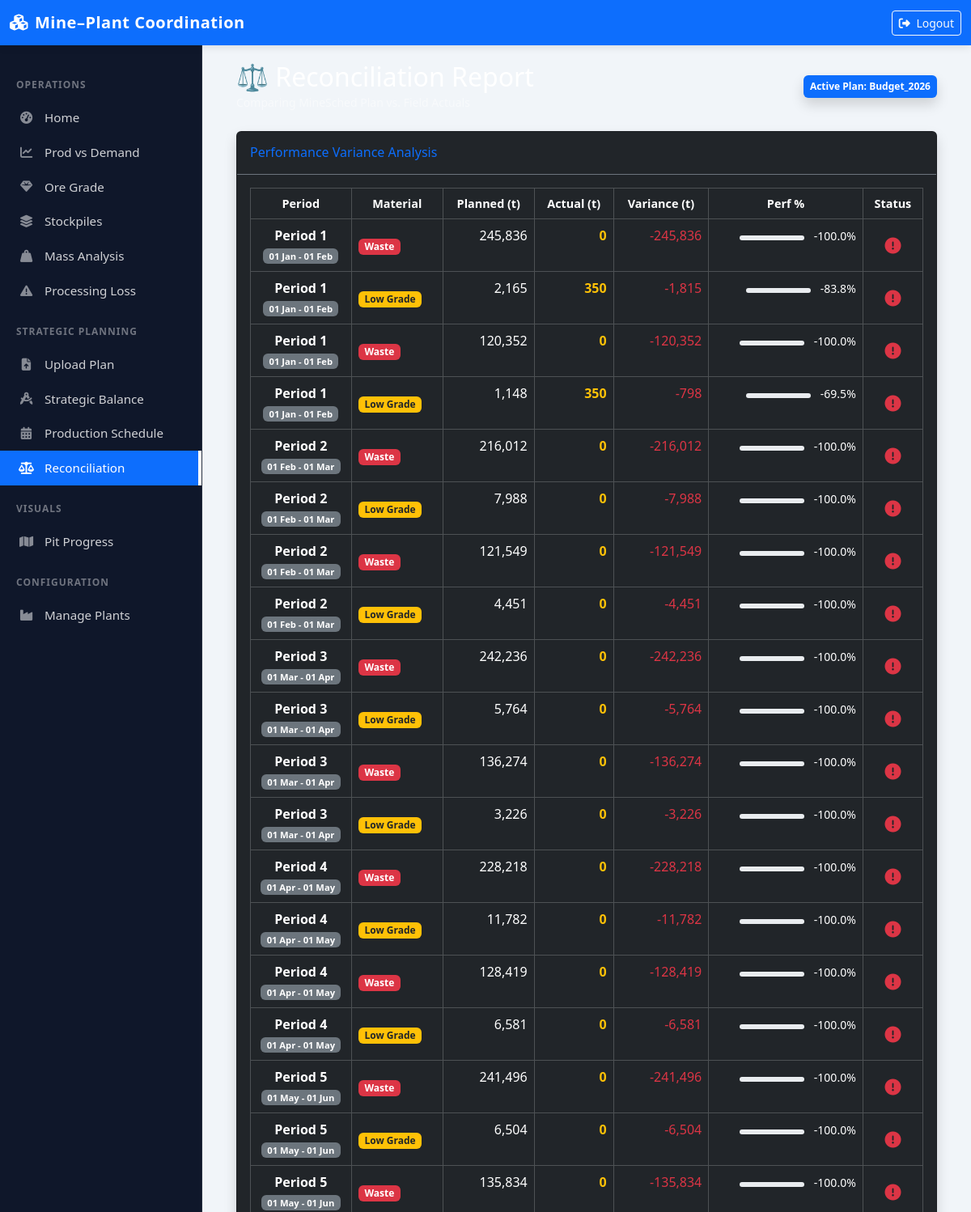
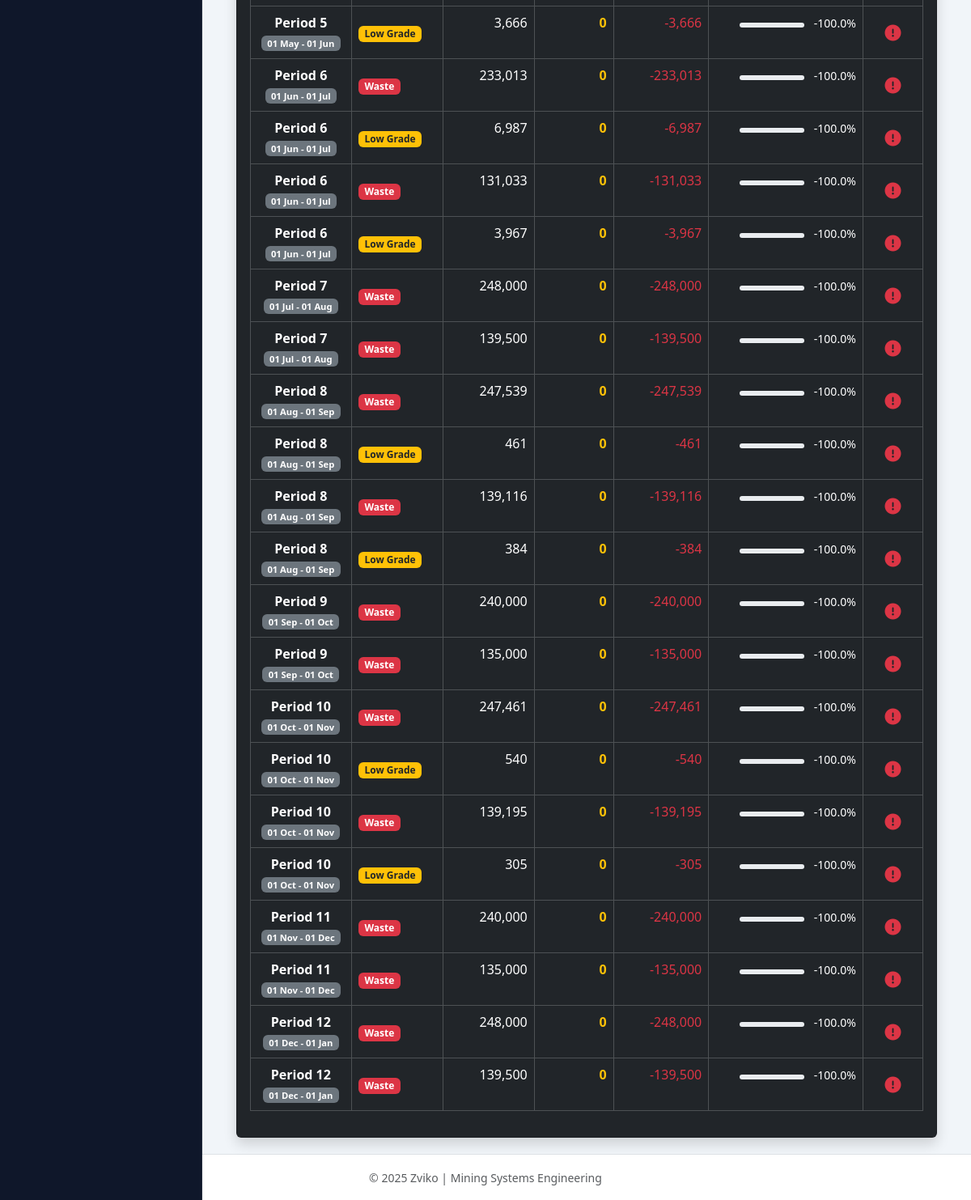
Page /reconciliation/ on the committed database (2 pictures, top to bottom).
### dashboard/models.py (models this page shows, shortened)
class ScheduleScenario(models.Model):
    name = models.CharField(max_length=100, default="mucs_2026")
    created_at = models.DateTimeField(auto_now_add=True)

class MaterialSchedule(models.Model):
    scenario = models.ForeignKey(ScheduleScenario, on_delete=models.CASCADE, related_name='schedules')
    period = models.IntegerField(help_text="Period Number (e.g., 1, 2, 3)")
    start_date = models.DateField()
    end_date = models.DateField()
    phase_name = models.CharField(max_length=100, blank=True, null=True, help_text="e.g., 'Phase 1' or 'mucs_luck_pit'")
    source = models.CharField(max_length=100)
    destination = models.CharField(max_length=100)
    material_type = models.CharField(max_length=50, choices=[
        ('waste', 'Waste'), ('low_grade', 'Low Grade'), ('medium_grade', 'Medium Grade'), ('high_grade', 'High Grade'),
    ])
    volume = models.FloatField(default=0)
    mass = models.FloatField(default=0)
    haul_distance = models.FloatField(default=0)
    grade = models.FloatField(default=0)
    fleet = models.CharField(max_length=100, blank=True, null=True, help_text="e.g. fleet1, load_and_haul")
    metadata = models.JSONField(default=dict, blank=True, help_text="Stores extra CSV columns like Activity, Aggregate, etc.")
    class Meta:
        ordering = ['period', 'material_type']

### dashboard/views.py (the view, shortened to what this page needs)
# urls.py: path('reconciliation/', views.reconciliation_view, name='reconciliation'),
def reconciliation_view(request):
    scenario = ScheduleScenario.objects.last()
    if not scenario:
        return render(request, 'dashboard/reconciliation.html', {'error': 'No Schedule Found'})
    planned_items = MaterialSchedule.objects.filter(scenario=scenario).order_by('period')
    periods = planned_items.values_list('period', flat=True).distinct().order_by('period')
    reconciliation_data = []
    for period in periods:
        p_items = planned_items.filter(period=period)
        start_date = p_items.first().start_date
        end_date = p_items.first().end_date
        actuals_qs = ProductionRecord.objects.filter(
            timestamp__date__gte=start_date,
            timestamp__date__lte=end_date
        )
        actual_sums = defaultdict(float)
        for record in actuals_qs:
            cat = 'waste'
            if record.material_type == 'ore':
                if record.grade < 1.5: cat = 'low_grade'
                elif record.grade < 2.5: cat = 'medium_grade' # Matches your mass analysis logic
                else: cat = 'high_grade'
            actual_sums[cat] += record.tonnage
        for item in p_items:
            planned_mass = item.mass
            actual_mass = actual_sums.get(item.material_type, 0)
            variance = actual_mass - planned_mass
            pct = (variance / planned_mass * 100) if planned_mass > 0 else 0
            reconciliation_data.append({
                'period': item.period,
                'dates': f"{start_date.strftime('%d %b')} - {end_date.strftime('%d %b')}",
                'material': item.get_material_type_display(),
                'planned': planned_mass,
                'actual': actual_mass,
                'variance': variance,
                'var_pct': pct,
            })
    context = {
        'scenario': scenario,
        'reconciliation_data': reconciliation_data
    }
    return render(request, 'dashboard/reconciliation.html', context)

### dashboard/templates/dashboard/reconciliation.html (shortened to what this page needs)
{% extends 'dashboard/base.html' %}
{% load humanize %}
{% block content %}
<div class="container-fluid">
    <div class="d-flex justify-content-between align-items-center mb-4">
        <div>
            <h2 class="text-white mb-0">⚖️ Reconciliation Report</h2>
            <small class="text-white-50">Comparing MineSched Plan vs. Field Actuals</small>
        </div>
        {% if scenario %}
            <span class="badge bg-primary p-2 shadow">Active Plan: {{ scenario.name }}</span>
        {% else %}
            <a href="{% url 'upload_schedule' %}" class="btn btn-danger">⚠️ No Plan Loaded</a>
        {% endif %}
    </div>
    <div class="card bg-dark text-white shadow">
        <div class="card-header py-3 bg-dark border-bottom border-secondary">
            <h6 class="m-0 font-weight-bold text-primary">Performance Variance Analysis</h6>
        </div>
        <div class="card-body">
            <div class="table-responsive">
                <table class="table table-dark table-bordered table-hover">
                    <thead class="thead-light">
                        <tr class="text-center text-warning" style="font-size: 0.9rem;">
                            <th style="width: 15%">Period</th>
                            <th>Material</th>
                            <th>Planned (t)</th>
                            <th>Actual (t)</th>
                            <th>Variance (t)</th>
                            <th>Perf %</th>
                            <th>Status</th>
                        </tr>
                    </thead>
                    <tbody>
                        {% for row in reconciliation_data %}
                        <tr>
                            <td class="align-middle text-center">
                                <div class="fw-bold text-white">Period {{ row.period }}</div>
                                <span class="badge bg-secondary" style="font-size: 0.7em">{{ row.dates }}</span>
                            </td>
                            <td class="align-middle">
                                <span class="badge
                                    {% if row.material == 'Waste' %}bg-danger
                                    {% elif 'High' in row.material %}bg-success
                                    {% else %}bg-warning text-dark{% endif %}">
                                    {{ row.material }}
                                </span>
                            </td>
                            <td class="text-end text-white">{{ row.planned|floatformat:0|intcomma }}</td>
                            <td class="text-end fw-bold text-warning">{{ row.actual|floatformat:0|intcomma }}</td>
                            <td class="text-end {% if row.variance >= 0 %}text-success{% else %}text-danger{% endif %}">
                                {% if row.variance > 0 %}+{% endif %}{{ row.variance|floatformat:0|intcomma }}
                            </td>
                            <td class="text-end">
                                <div class="progress" style="height: 6px; width: 80px; display: inline-flex;">
                                </div>
                                <small class="ms-2 text-white">{{ row.var_pct|floatformat:1 }}%</small>
                            </td>
                            <td class="text-center align-middle">
                                {% if row.variance >= 0 %}
                                    <i class="fas fa-check-circle text-success fa-lg"></i>
                                {% else %}
                                    <i class="fas fa-exclamation-circle text-danger fa-lg"></i>
                                {% endif %}
                            </td>
                        </tr>
                        {% endfor %}
                    </tbody>
                </table>
            </div>
        </div>
    </div>
</div>
{% endblock %}

### dashboard/templates/dashboard/base.html (style rules this page uses)
:root { --navbar-height: 56px; --sidebar-width: 250px; --primary-color: #0d6efd; --sidebar-bg: #0f172a; }
body { min-height: 100vh; display: flex; flex-direction: column; background-color: #f1f5f9; font-family: 'Segoe UI', Tahoma, Geneva, Verdana, sans-serif; }

### rows in the picture
ScheduleScenario: name "Budget_2026"
MaterialSchedule: planned "245,836"
MaterialSchedule: planned "2,165"
MaterialSchedule: planned "120,352"
MaterialSchedule: planned "1,148"
MaterialSchedule: planned "216,012"
MaterialSchedule: planned "7,988"
MaterialSchedule: planned "121,549"
MaterialSchedule: planned "4,451"
MaterialSchedule: planned "242,236"
MaterialSchedule: planned "5,764"
MaterialSchedule: planned "136,274"
MaterialSchedule: planned "3,226"
MaterialSchedule: planned "228,218"
MaterialSchedule: planned "11,782"
MaterialSchedule: planned "128,419"
MaterialSchedule: planned "6,581"
MaterialSchedule: planned "241,496"
MaterialSchedule: planned "6,504"
MaterialSchedule: planned "135,834"
MaterialSchedule: planned "3,666"
MaterialSchedule: planned "233,013"
MaterialSchedule: planned "6,987"
MaterialSchedule: planned "131,033"
MaterialSchedule: planned "3,967"
MaterialSchedule: planned "248,000"
MaterialSchedule: planned "139,500"
MaterialSchedule: planned "247,539"
MaterialSchedule: planned "461"
MaterialSchedule: planned "139,116"
MaterialSchedule: planned "384"
MaterialSchedule: planned "240,000"
MaterialSchedule: planned "135,000"
MaterialSchedule: planned "247,461"
MaterialSchedule: planned "540"
MaterialSchedule: planned "139,195"
MaterialSchedule: planned "305"
MaterialSchedule: planned "240,000"
MaterialSchedule: planned "135,000"
MaterialSchedule: planned "248,000"
MaterialSchedule: planned "139,500"

### other values in the picture
{{ row.period }} "1" "1" "1" "1" "2" "2" "2" "2" "3" "3" "3" "3" "4" "4" "4" "4" "5" "5" "5" "5" "6" "6" "6" "6" "7" "7" "8" "8" "8" "8" "9" "9" "10" "10" "10" "10" "11" "11" "12" "12"
{{ row.dates }} "01 Jan - 01 Feb" "01 Jan - 01 Feb" "01 Jan - 01 Feb" "01 Jan - 01 Feb" "01 Feb - 01 Mar" "01 Feb - 01 Mar" "01 Feb - 01 Mar" "01 Feb - 01 Mar" "01 Mar - 01 Apr" "01 Mar - 01 Apr" "01 Mar - 01 Apr" "01 Mar - 01 Apr" "01 Apr - 01 May" "01 Apr - 01 May" "01 Apr - 01 May" "01 Apr - 01 May" "01 May - 01 Jun" "01 May - 01 Jun" "01 May - 01 Jun" "01 May - 01 Jun" "01 Jun - 01 Jul" "01 Jun - 01 Jul" "01 Jun - 01 Jul" "01 Jun - 01 Jul" "01 Jul - 01 Aug" "01 Jul - 01 Aug" "01 Aug - 01 Sep" "01 Aug - 01 Sep" "01 Aug - 01 Sep" "01 Aug - 01 Sep" "01 Sep - 01 Oct" "01 Sep - 01 Oct" "01 Oct - 01 Nov" "01 Oct - 01 Nov" "01 Oct - 01 Nov" "01 Oct - 01 Nov" "01 Nov - 01 Dec" "01 Nov - 01 Dec" "01 Dec - 01 Jan" "01 Dec - 01 Jan"
{{ row.material }} "Waste" "Low Grade" "Waste" "Low Grade" "Waste" "Low Grade" "Waste" "Low Grade" "Waste" "Low Grade" "Waste" "Low Grade" "Waste" "Low Grade" "Waste" "Low Grade" "Waste" "Low Grade" "Waste" "Low Grade" "Waste" "Low Grade" "Waste" "Low Grade" "Waste" "Waste" "Waste" "Low Grade" "Waste" "Low Grade" "Waste" "Waste" "Waste" "Low Grade" "Waste" "Low Grade" "Waste" "Waste" "Waste" "Waste"
{{ row.actual|floatformat:0|intcomma }} "0" "350" "0" "350" "0" "0" "0" "0" "0" "0" "0" "0" "0" "0" "0" "0" "0" "0" "0" "0" "0" "0" "0" "0" "0" "0" "0" "0" "0" "0" "0" "0" "0" "0" "0" "0" "0" "0" "0" "0"
{{ row.variance|floatformat:0|intcomma }} "-245,836" "-1,815" "-120,352" "-798" "-216,012" "-7,988" "-121,549" "-4,451" "-242,236" "-5,764" "-136,274" "-3,226" "-228,218" "-11,782" "-128,419" "-6,581" "-241,496" "-6,504" "-135,834" "-3,666" "-233,013" "-6,987" "-131,033" "-3,967" "-248,000" "-139,500" "-247,539" "-461" "-139,116" "-384" "-240,000" "-135,000" "-247,461" "-540" "-139,195" "-305" "-240,000" "-135,000" "-248,000" "-139,500"
{{ row.var_pct|floatformat:1 }} "-100.0" "-83.8" "-100.0" "-69.5" "-100.0" "-100.0" "-100.0" "-100.0" "-100.0" "-100.0" "-100.0" "-100.0" "-100.0" "-100.0" "-100.0" "-100.0" "-100.0" "-100.0" "-100.0" "-100.0" "-100.0" "-100.0" "-100.0" "-100.0" "-100.0" "-100.0" "-100.0" "-100.0" "-100.0" "-100.0" "-100.0" "-100.0" "-100.0" "-100.0" "-100.0" "-100.0" "-100.0" "-100.0" "-100.0" "-100.0"
